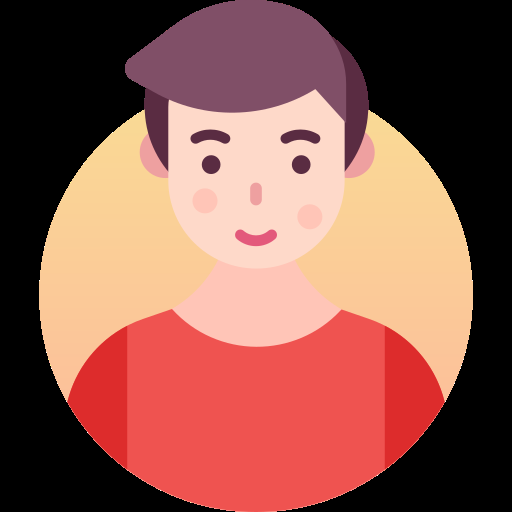
#> input picture resmisifreleme/sifreleme/org.png, 512 x 512 px
$ python sifreleme.py
#> lines starting #> are read from the running program, lines starting #| are printed output that depends on the picture
from turtle import width
import cv2
import random
import numpy as np


img = cv2.imread("org.png",1)
#> img is the input picture: shape (512, 512, 3); mean B, G, R 78.9, 89.7, 142.4
height= img.shape[0];
#> height = 512
width= img.shape[1];
#> width = 512

sifreli = np.zeros([height,width,3],dtype=np.uint8)
cozulmus = np.zeros([height,width,3],dtype=np.uint8)
cv2.imshow("orginal:", img)

for i in range(width):
    for j in range(height):
            sifreli[(7*j+5) % height,(90*i+2) % width ] = img[j,i]
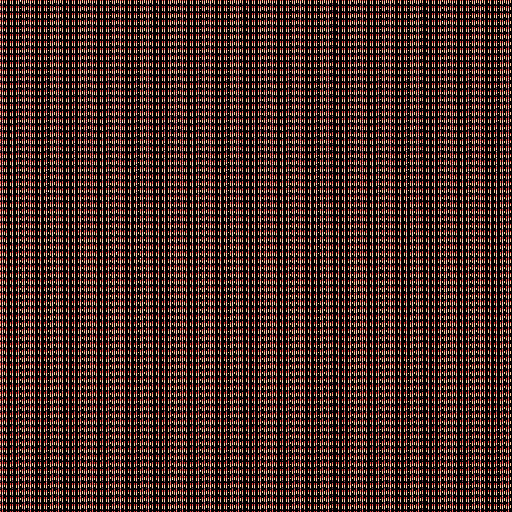
#> sifreli: shape (512, 512, 3); mean B, G, R 39.2, 44.7, 70.9

""" for i in range(width):
    for j in range(height):
            cozulmus[(j/7-5) % height,(i/90-2) % width ] = sifreli[j,i]
 """


cv2.imshow("Sifreli",sifreli)
cv2.imshow("Cozulmus",cozulmus)

k=cv2.waitKey(0)
#> (key q is pressed here)
if k==ord('q'):
    cv2.imwrite("Sifreli.png", sifreli)
    cv2.destroyAllWindows()
